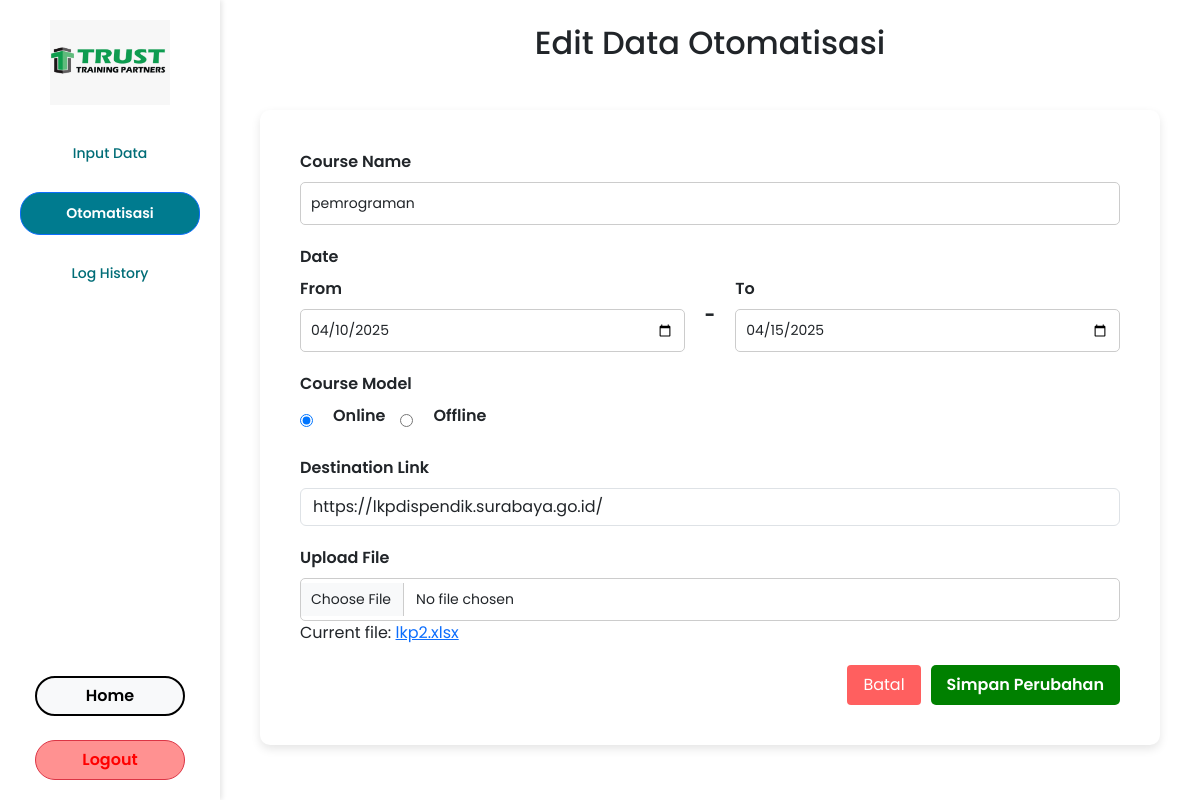
The app's page /otomatisasi/edit/62/ (signed in) with its own data.
### automation/models.py (models this page shows, shortened)
class UploadedFile(models.Model):
    course_name = models.CharField(max_length=255)
    start_date = models.DateField()
    end_date = models.DateField()
    course_model = models.CharField(max_length=255)
    destination = models.CharField(max_length=255)
    file = models.FileField(upload_to="")
    uploaded_at = models.DateTimeField(auto_now_add=True)

### automation/views.py (the view)
@login_required(login_url='login')
def edit_otomatisasi(request, id):
    file_obj = get_object_or_404(UploadedFile, pk=id)
    if request.method == 'POST':
        form = OtomatisasiForm(request.POST, request.FILES, instance=file_obj)
        if form.is_valid():
            form.save()
            return redirect('otomatisasi')  # Ubah 'otomatisasi_list' dengan URL name yang sesuai
    else:
        form = OtomatisasiForm(instance=file_obj)
    return render(request, 'edit_otomatisasi.html', {'form': form, 'file_obj': file_obj})

### automation/forms.py (shortened to what this page needs)
class OtomatisasiForm(forms.ModelForm):
    class Meta:
        model = UploadedFile
        fields = ['course_name', 'start_date', 'end_date', 'course_model', 'destination', 'file']

### automation/templates/edit_otomatisasi.html (shortened to what this page needs)
{% extends 'base.html' %}
{% load static %}
{% block extra_css %}
<link rel="stylesheet" type="text/css" href="{% static 'style/input_data.css' %}">
{% endblock %}
{% block content %}
<h2 class="page-title text-center mt-4">Edit Data Otomatisasi</h2>
<div class="container form-container">
    <form method="post" enctype="multipart/form-data">
        <div class="form-group">
            <label for="course_name">Course Name</label>
            <input type="text" id="course_name" name="course_name" class="form-control" value="{{ form.course_name.value|default_if_none:'' }}">
        </div>
        <div class="form-group date-group">
            <label>Date</label>
            <div class="date-inputs">
                <div>
                    <label for="start_date">From</label>
                    <input type="date" id="start_date" name="start_date" class="form-control"
                           value="{{ file_obj.start_date|date:'Y-m-d' }}">
                </div>
                <span class="date-separator">-</span>
                <div>
                    <label for="end_date">To</label>
                    <input type="date" id="end_date" name="end_date" class="form-control"
                           value="{{ file_obj.end_date|date:'Y-m-d' }}">
                </div>
            </div>
        </div>
        <div class="form-group">
            <label>Course Model</label>
            <div class="radio-group">
                <input type="radio" id="online" name="course_model" value="Online" {% if form.course_model.value == "Online" %}checked{% endif %}>
                <label for="online">Online</label>
                <input type="radio" id="offline" name="course_model" value="Offline" {% if form.course_model.value == "Offline" %}checked{% endif %}>
                <label for="offline">Offline</label>
            </div>
        </div>
        <div class="form-group">
            <label for="destination">Destination Link</label>
            <input type="url" id="destination" name="destination" class="form-control" placeholder="Enter destination URL" value="{{ form.destination.value|default_if_none:'' }}">
        </div>
        <div class="form-group">
            <label for="file">Upload File</label>
            <input type="file" id="file" name="file" accept=".csv, .xls, .xlsx" class="form-control file-upload">
            {% if file_obj.file %}
            <p>Current file: <a href="{{ file_obj.file.url }}" download>{{ file_obj.file.name }}</a></p>
            {% endif %}
        </div>
        <div style="display: flex; gap: 10px; justify-content: flex-end; margin-top: 1rem;">
            <a href="{% url 'otomatisasi' %}"
            style="
                background-color: #ff5f5f;
                color: white;
                text-decoration: none;
                padding: 0.5rem 1rem;
                border-radius: 4px;
            ">
            Batal
            </a>
            <button type="submit" class="btn-submit" style="padding: 0.5rem 1rem;"
                    onclick="return confirm('Apakah Anda yakin ingin menyimpan perubahan?')">
                Simpan Perubahan
            </button>
        </div>
    </form>
</div>
{% endblock %}

### automation/static/style/base.css (style rules this page uses)
* { box-sizing: border-box; }
body { display: flex; height: 100vh; margin: 0; font-family: 'Poppins', sans-serif; }

### automation/static/style/input_data.css (style rules this page uses)
.form-container { flex: 1; display: flex; justify-content: center; align-items: center; padding: 40px; }
form { background-color: white; padding: 40px; border-radius: 10px; box-shadow: 0px 4px 10px rgba(0, 0, 0, 0.1); width: 80%; min-width: 900px; }
.form-group { margin-bottom: 20px; }
label { font-size: 16px; font-weight: 600; display: block; margin-bottom: 8px; }
input[type="text"], input[type="date"], select, input[type="file"] { width: 100%; padding: 10px; border: 1px solid #ccc; border-radius: 5px; font-size: 14px; }
.date-group { display: flex; flex-direction: column; }
.date-inputs { display: flex; align-items: center; gap: 20px; }
.date-inputs div { flex: 1; }
.date-separator { font-size: 18px; font-weight: bold; }
.radio-group { display: flex; align-items: center; gap: 15px; }
input[type="radio"] { margin-right: 5px; }
.file-upload { padding: 8px; cursor: pointer; }
.btn-submit { background-color: #008000; color: white; font-weight: 600; padding: 12px 20px; border: none; border-radius: 5px; cursor: pointer; float: right; }

### records on screen
UploadedFile: course_name "pemrograman", start_date "04/10/2025", end_date "04/15/2025", course_model "☑ Online", course_model "☐ Offline", destination "https://lkpdispendik.surabaya.go.id/", file.name "lkp2.xlsx"
